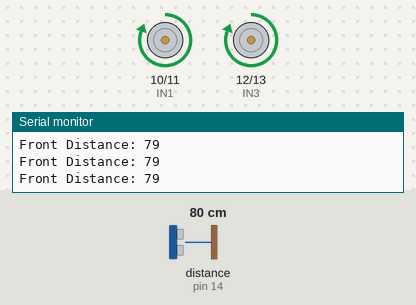
This sketch was run on a simulated Arduino Uno, built with avr-gcc and run on an emulated ATmega328P. On the bench: motor-driver pin pairs drawn as motors (green arrow = first pin HIGH = forward, orange = second pin HIGH = backward, longer = more drive, scaled by the enable pin), the last lines printed to the serial monitor. Wiring (inferred from the names in the program): ultrasonic range finder: trigger pin 15; echo pin 14. Inputs (shaded band) come from the test bench; at power-on: distance to the obstacle (sensor on pin 14) 80 cm. The echo pulse lasts 58.3 µs per cm.

Above: at 1.2 s.
1.3 s: distance to the obstacle (sensor on pin 14) set to 23 cm
2.8 s: distance to the obstacle (sensor on pin 14) set to 18 cm
At 3.9 s:
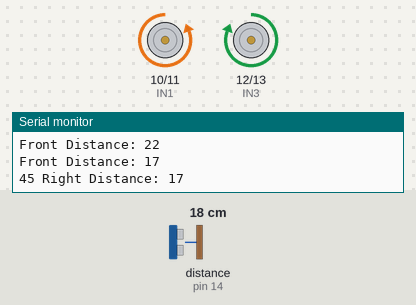
At 5.0 s:
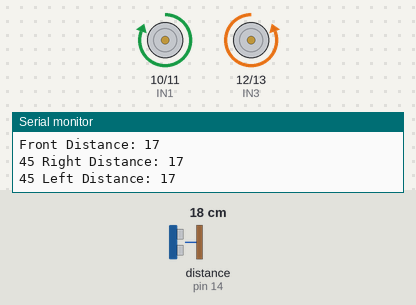
Timing chart, 0 to 14.8 s (numbered marks = the images above; inputs shaded):
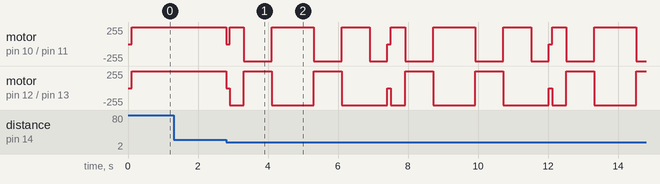

Measured:
- the behaviour switches between 21 and 20 cm on distance to the obstacle (sensor on pin 14) (found by bisection; images 0 and 1)

The sketch:

autnomous_navigation_rpi_code.ino
```cpp
#include <Arduino.h>

// Define motor control pins
const int ENA = 8;
const int ENB = 9;
const int IN1 = 10;
const int IN2 = 11;
const int IN3 = 12;
const int IN4 = 13;

// Ultrasonic sensor pins
const int TRIG_PIN = 15;  // Trigger pin for ultrasonic sensor
const int ECHO_PIN = 14;  // Echo pin for ultrasonic sensor

// Constants
const long minDistance = 20;        // Minimum distance to obstacle before stopping (cm)
const long checkInterval = 100;     // Time interval for checking distance (ms)
const int maxSpeed = 255;           // Maximum motor speed

// Function prototypes
long measureDistance();
void moveForward(int speed);
void moveBackward(int speed);
void stopMotors();
void turnLeft(int angle);
void turnRight(int angle);

// Setup function
void setup() {
  Serial.begin(115200);

  // Initialize motor pins as outputs
  pinMode(ENA, OUTPUT);
  pinMode(ENB, OUTPUT);
  pinMode(IN1, OUTPUT);
  pinMode(IN2, OUTPUT);
  pinMode(IN3, OUTPUT);
  pinMode(IN4, OUTPUT);

  // Initialize ultrasonic sensor pins
  pinMode(TRIG_PIN, OUTPUT);
  pinMode(ECHO_PIN, INPUT);

  // Start by stopping the motors
  stopMotors();
}

// Main loop
void loop() {
  // Continuously move forward and check the distance every checkInterval ms
  unsigned long previousMillis = 0;

  while (true) {
    unsigned long currentMillis = millis();

    // If it's time to check the distance
    if (currentMillis - previousMillis >= checkInterval) {
      previousMillis = currentMillis;

      // Measure the distance in front of the bot
      long frontDistance = measureDistance();
      Serial.print("Front Distance: ");
      Serial.println(frontDistance);

      // If an obstacle is detected within the minimum distance, stop and avoid
      if (frontDistance < minDistance) {
        stopMotors();
        delay(100);  // Short pause before deciding

        // Check all directions
        turnRight(45);
        long right45Distance = measureDistance();
        Serial.print("45 Right Distance: ");
        Serial.println(right45Distance);

        turnLeft(90);  // Move back to center and turn left 45
        long left45Distance = measureDistance();
        Serial.print("45 Left Distance: ");
        Serial.println(left45Distance);

        turnRight(45);  // Back to the center (forward position)

        turnRight(90);  // Check 90-degree right
        long right90Distance = measureDistance();
        Serial.print("90 Right Distance: ");
        Serial.println(right90Distance);

        turnLeft(180);  // Check 90-degree left
        long left90Distance = measureDistance();
        Serial.print("90 Left Distance: ");
        Serial.println(left90Distance);

        turnRight(90);  // Return to forward position

        // Decide the best direction to move based on the measurements
        if (right90Distance > frontDistance && right90Distance > left90Distance) {
          turnRight(90);  // Turn 90 degrees right if the path is clear
        } else if (left90Distance > frontDistance && left90Distance > right90Distance) {
          turnLeft(90);  // Turn 90 degrees left if the path is clear
        } else if (right45Distance > frontDistance) {
          turnRight(45);  // Turn 45 degrees right
        } else if (left45Distance > frontDistance) {
          turnLeft(45);  // Turn 45 degrees left
        } else {
          moveBackward(maxSpeed);  // If no clear direction, move backward and try again
          delay(500);
          stopMotors();
        }
      } else {
        // If the path is clear, continue moving forward
        moveForward(maxSpeed);
      }
    }
  }
}

// Function to measure distance using ultrasonic sensor
long measureDistance() {
  digitalWrite(TRIG_PIN, LOW);
  delayMicroseconds(2);
  digitalWrite(TRIG_PIN, HIGH);
  delayMicroseconds(10);
  digitalWrite(TRIG_PIN, LOW);

  long duration = pulseIn(ECHO_PIN, HIGH);
  long distance = (duration * 0.0343) / 2;  // Convert time to distance in cm

  return distance;
}

// Function to move forward
void moveForward(int speed) {
  digitalWrite(IN1, HIGH);
  digitalWrite(IN2, LOW);
  digitalWrite(IN3, HIGH);
  digitalWrite(IN4, LOW);
  analogWrite(ENA, speed);
  analogWrite(ENB, speed);
}

// Function to move backward
void moveBackward(int speed) {
  digitalWrite(IN1, LOW);
  digitalWrite(IN2, HIGH);
  digitalWrite(IN3, LOW);
  digitalWrite(IN4, HIGH);
  analogWrite(ENA, speed);
  analogWrite(ENB, speed);
}

// Function to stop the motors
void stopMotors() {
  digitalWrite(IN1, LOW);
  digitalWrite(IN2, LOW);
  digitalWrite(IN3, LOW);
  digitalWrite(IN4, LOW);
  analogWrite(ENA, 0);
  analogWrite(ENB, 0);
}

// Function to turn left by a specific angle (e.g., 45 or 90 degrees)
void turnLeft(int angle) {
  int turnTime = (angle == 45) ? 400 : 800;  // Adjust values based on testing
  digitalWrite(IN1, LOW);
  digitalWrite(IN2, HIGH);
  digitalWrite(IN3, HIGH);
  digitalWrite(IN4, LOW);
  analogWrite(ENA, 255);
  analogWrite(ENB, 255);
  delay(turnTime);
  stopMotors();
}

// Function to turn right by a specific angle (e.g., 45 or 90 degrees)
void turnRight(int angle) {
  int turnTime = (angle == 45) ? 400 : 800;  // Adjust values based on testing
  digitalWrite(IN1, HIGH);
  digitalWrite(IN2, LOW);
  digitalWrite(IN3, LOW);
  digitalWrite(IN4, HIGH);
  analogWrite(ENA, 255);
  analogWrite(ENB, 255);
  delay(turnTime);
  stopMotors();
}
```
